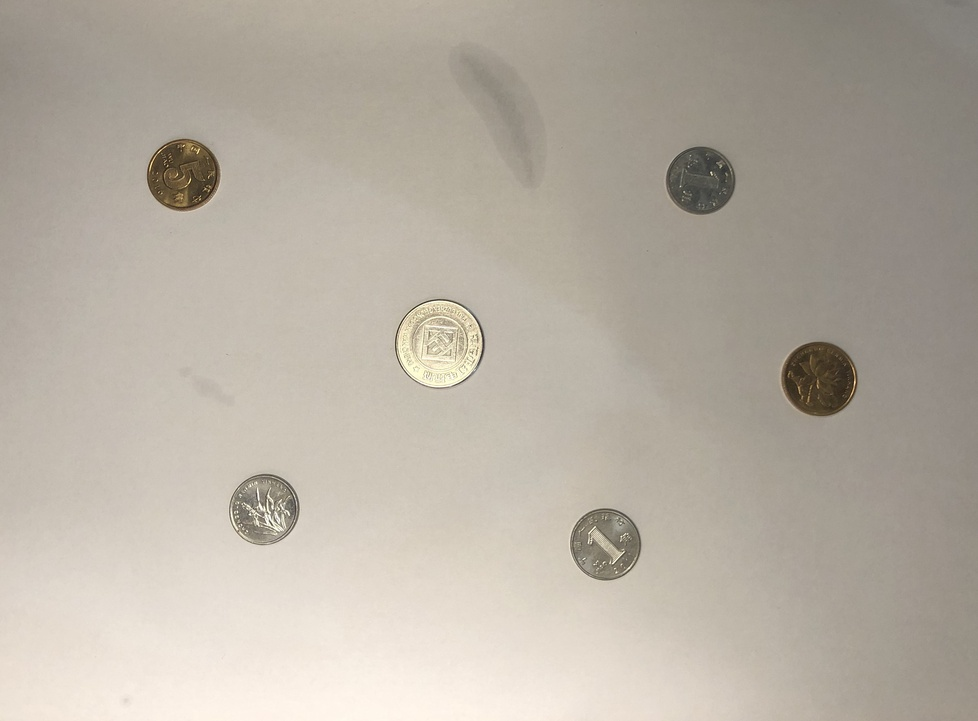
#> input picture picture.jpg, 978 x 721 px, shrunk from 3457 x 2549 before the run
$ python main.py
#> lines starting #> are read from the running program, lines starting #| are printed output that depends on the picture; after the words box and inside, x2 and y2 are one past the last pixel; in counts of white or black regions, pixels touching at a corner belong together
import numpy as np
from PIL import Image
import cv2

def get_img(path):  # 从给定路径读取图片，并转为灰度图
#> called with path = 'picture.jpg'
    print("Getting image...")
    image = Image.open(path)
#> image is the input picture: PIL image 978x721 RGB; mean R, G, B 182.2, 174.4, 162.8
    raw_img = np.copy(image)  # 读取图片至numpy数组中
    img = raw_img.mean(axis=2)  # 将RGB图片转为灰度图（对RGB三个通道取均值）
    print("Over.")
    return img, raw_img


def get_gaussian_kernel(k, sigma):  # 获取高斯滤波器
#> called with k = 1, sigma = 1.4
    print("Getting gaussian filter...")
    kernel_h = np.zeros((2 * k + 1, 2 * k + 1))
    for i in range(0, 2 * k + 1):
        for j in range(0, 2 * k + 1):
            X, Y = i - k, j - k
            kernel_h[i][j] = np.exp(- (X ** 2 + Y ** 2) / (2 * sigma ** 2))
    kernel_h /= np.sum(kernel_h)  # 归一化
    print("Over.")
    return kernel_h

def conv2d(img, kernel, pad=(0, 0), stride=1):  # 二维卷积（只接收2维np数组）
#> called with kernel = array of shape (3, 3), pad = (1, 1), stride = 1
    print("Start to convolution...")
    H, W = img.shape
#> H = 721; W = 978
    kernel_h, kernel_w = kernel.shape

    out_h = (H + 2 * pad[0] - kernel_h) // stride + 1
#> out_h = 721
    out_w = (W + 2 * pad[1] - kernel_w) // stride + 1
#> out_w = 978

    new_img = np.pad(img, [[pad[0], pad[0]], [pad[1], pad[1]]], 'constant', constant_values=(0, 0))
    col = np.zeros((kernel_h, kernel_w, out_h, out_w))

    for y in range(kernel_h):  # im2col方法，将卷积图像按照卷积核的框展开成列
        for x in range(kernel_w):
            col[y, x, :, :] = new_img[y:(y + stride * out_h):stride, x:(x + stride * out_w):stride]

    new_img = col.transpose((2, 3, 0, 1)).reshape(out_h * out_w, -1)
    kernel = kernel.reshape((1, -1)).T  # 展开卷积核，并转置
    print("Over.")
    return np.dot(new_img, kernel).T.reshape((out_h, out_w))  # 返回乘法矩阵运算

def get_gradient_pic(img):  # 基于sober算子的边缘提取
    print("Begin to calculating the gradient...")
    sober_x = np.array([[-1, 0, 1], [-2, 0, 2], [-1, 0, 1]])
    sober_y = np.array([[1, 2, 1], [0, 0, 0], [-1, -2, -1]])

    result_x = conv2d(img, sober_x)
#> call 2 of conv2d, with kernel = array of shape (3, 3), pad = (0, 0), stride = 1
#> in conv2d (call 2), `return np.dot(new_img, kernel).T.reshape((out_h, out_w))`:
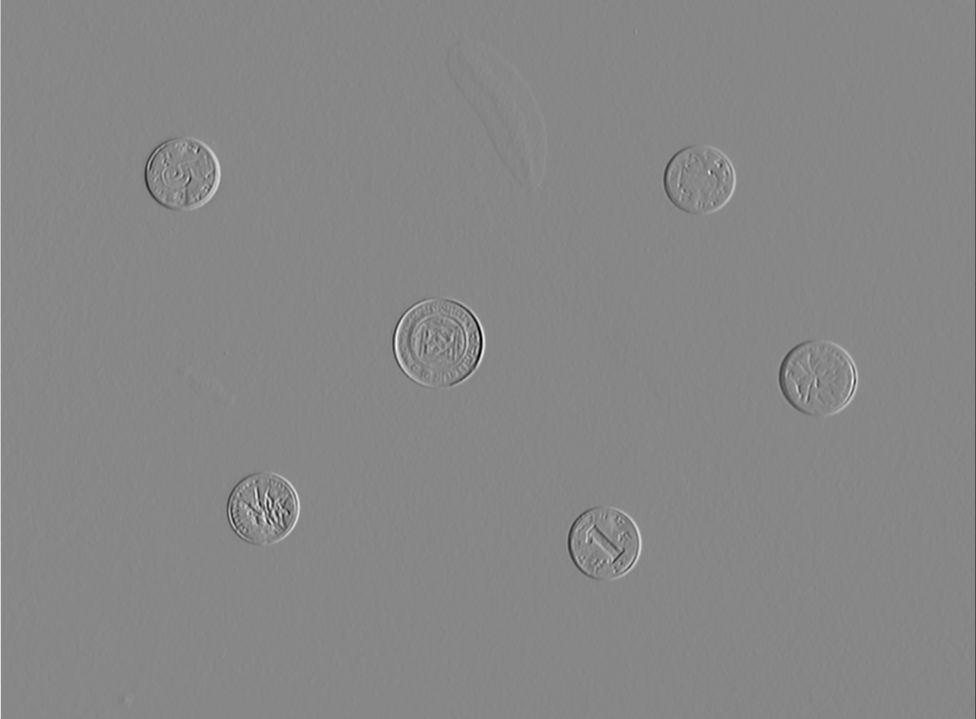
#> returned value: shape (719, 976) float64; min -421.7, max 371.6, mean -0.3; drawn with min black and max white
    result_y = conv2d(img, sober_y)

    print("Over.")
    return result_x, result_y

def NMS(Gx, Gy):  # 非极大值抑制
    print("Processing the Non-Maximum Suppression...")
    G = np.sqrt(Gx ** 2 + Gy ** 2)
    Gx[np.abs(Gx) <= 1e-5] = 1e-5  # 防止分母为0
#> Gx: shape (719, 976) float64; 0.22% of pixels changed, all inside (x1, y1, x2, y2) = (1, 0, 974, 719)

    # 计算梯度的方向
    temp = np.arctan(Gy, Gx) / np.pi * 180.
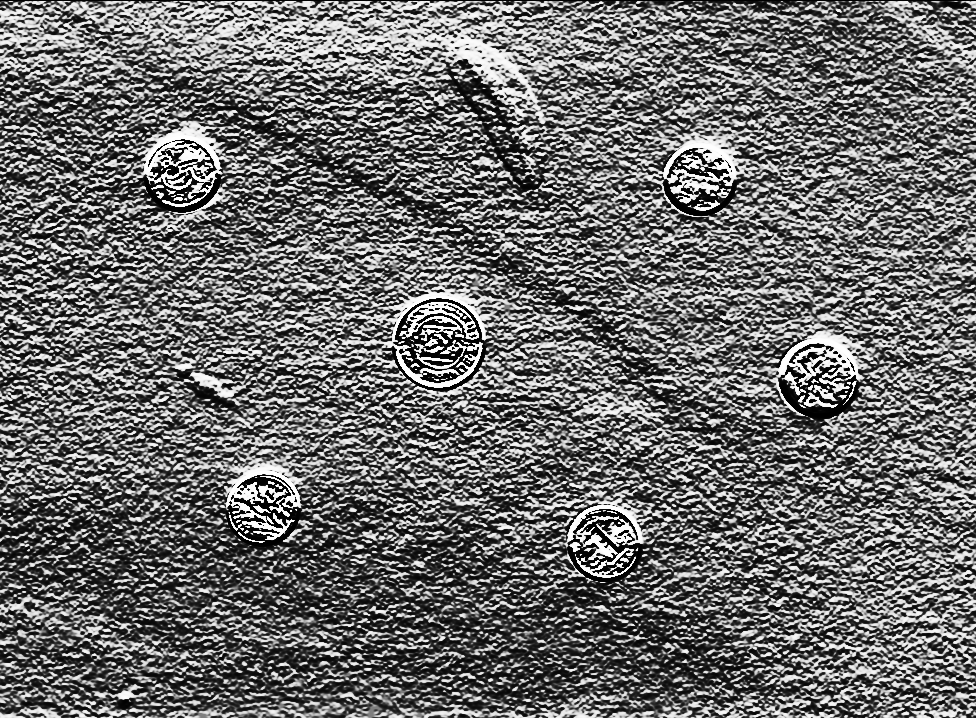
#> temp: shape (719, 976) float64; min -89.84, max 89.81, mean -12.8; drawn with min black and max white
    temp[temp < -22.5] += 180.
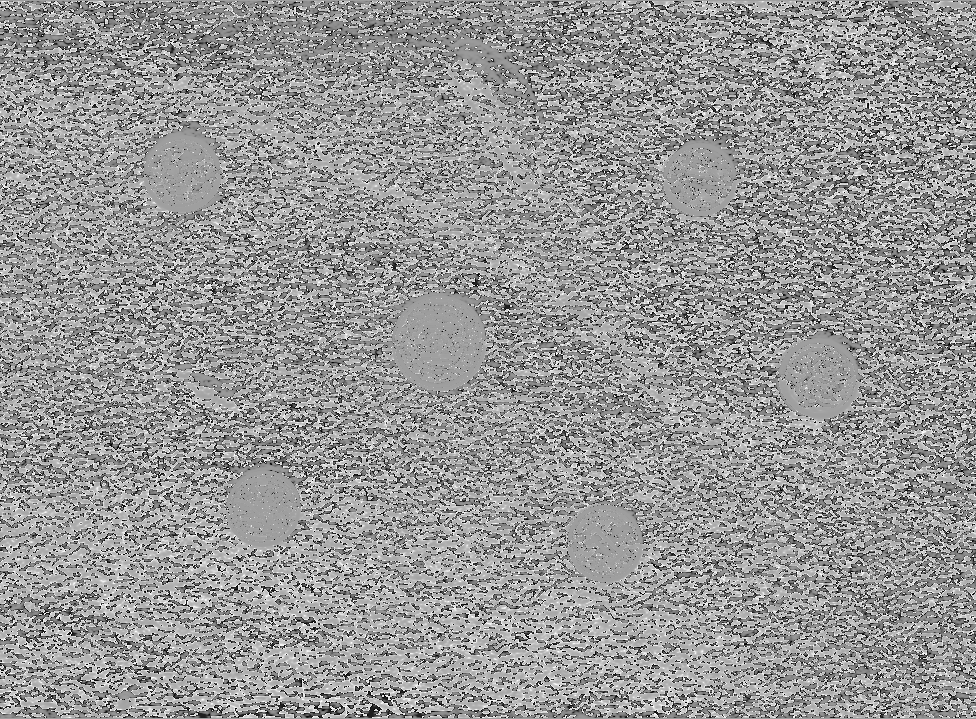
#> temp: shape (719, 976) float64; min -22.5, max 157.5, mean 83.8; drawn with min black and max white
    angle = np.zeros_like(temp, dtype=np.uint8)
    # 以22.5度为分界线，将角度取整至45度的倍数
    angle[np.where(temp <= 22.5)] = 0
    angle[np.where((temp > 22.5) & (temp <= 67.5))] = 45
    angle[np.where((temp > 67.5) & (temp <= 112.5))] = 90
    angle[np.where((temp > 112.5) & (temp <= 157.5))] = 135

    H, W = angle.shape
    di0, dj0, di1, dj1 = 0, 0, 0, 0
    for i in range(H):
        for j in range(W):
            # 根据角度矩阵，计算出偏移坐标量，以进行当前梯度的正负方向比较
            if angle[i, j] == 0:
                di0, di1, dj0, dj1 = -1, 0, 1, 0
            elif angle[i, j] == 45:
                di0, di1, dj0, dj1 = -1, 1, 1, -1
            elif angle[i, j] == 90:
                di0, di1, dj0, dj1 = 0, -1, 0, 1
            elif angle[i, j] == 135:
                di0, di1, dj0, dj1 = -1, -1, 1, 1

            # 对于边缘像素的处理
            if j == 0:
                di0 = max(di0, 0)
                dj0 = max(dj0, 0)
            if j == W - 1:
                di0 = min(di0, 0)
                dj0 = min(dj0, 0)
            if i == 0:
                di1 = max(di1, 0)
                dj1 = max(dj1, 0)
            if i == H - 1:
                di1 = min(di1, 0)
                dj1 = min(dj1, 0)

            # 如果当前像素的梯度强度与另外两个像素相比不是最大的，则该像素点将被抑制
            if max(max(G[i, j], G[i + di1, j + di0]), G[i + dj1, j + dj0]) != G[i, j]:
                G[i, j] = 0
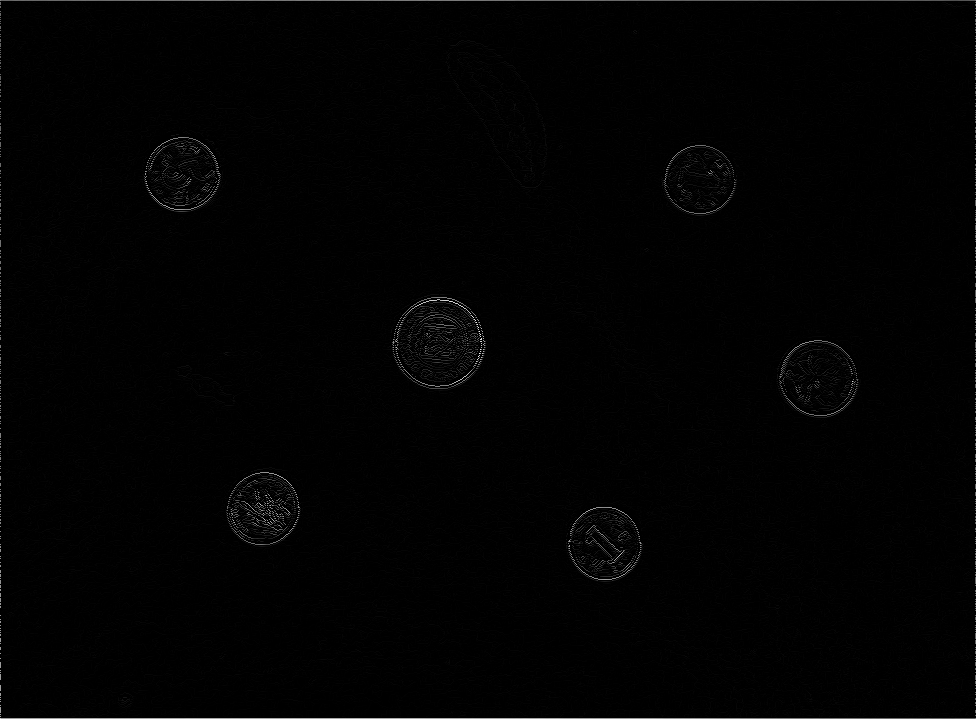
#> G: shape (719, 976) float64; min 0, max 437.7, mean 3.6; drawn with min black and max white
    print("Over.")
    return G

def DTD(src, HT=100, LT=10):  # 双阈值检测
#> called with HT = 50, LT = 5
    print("Processing Double Threshold Detection...")
    H, W = src.shape
#> H = 719; W = 976

    # 高低阈值的初始化
    src[src >= HT] = 255
    src[src < LT] = 0

    src = np.pad(src,[[1, 1], [1, 1]], 'constant', constant_values=(0, 0))  # 对原图像进行填充
#> src: shape (721, 978) float64
    n8 = np.array(((1., 1., 1.), (1., 0., 1.), (1., 1., 1.)), dtype=np.float32)  # 8邻域像素比较法

    for i in range(1, H + 2):
        for j in range(1, W + 2):
            if LT <= src[i,j] <= HT:  # 针对在阈值中间的像素，如果其邻接着强边，则将其设置为强边
                if np.max(src[i-1:i+2, j-1:j+2] * n8) >= HT:
                    src[i, j] = 255
                else:  # 否则被抑制
                    src[i, j] = 0
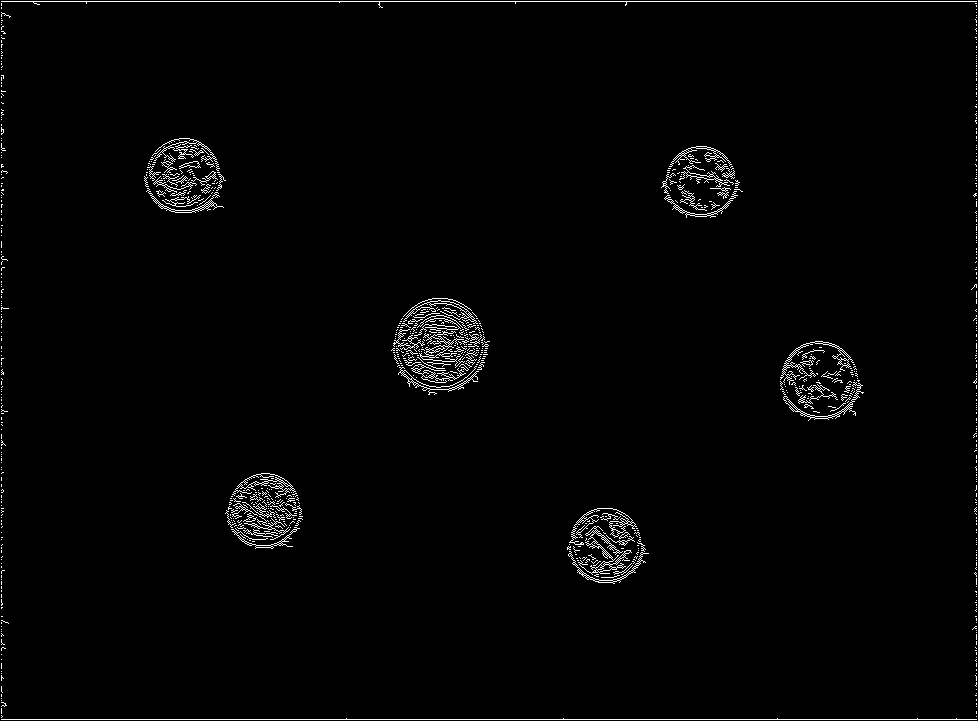
#> src: shape (721, 978) float64; 1.6% white in thin lines or dots

    print("Over.")
    return src[1:H+1, 1:W+1]  # 取消padding
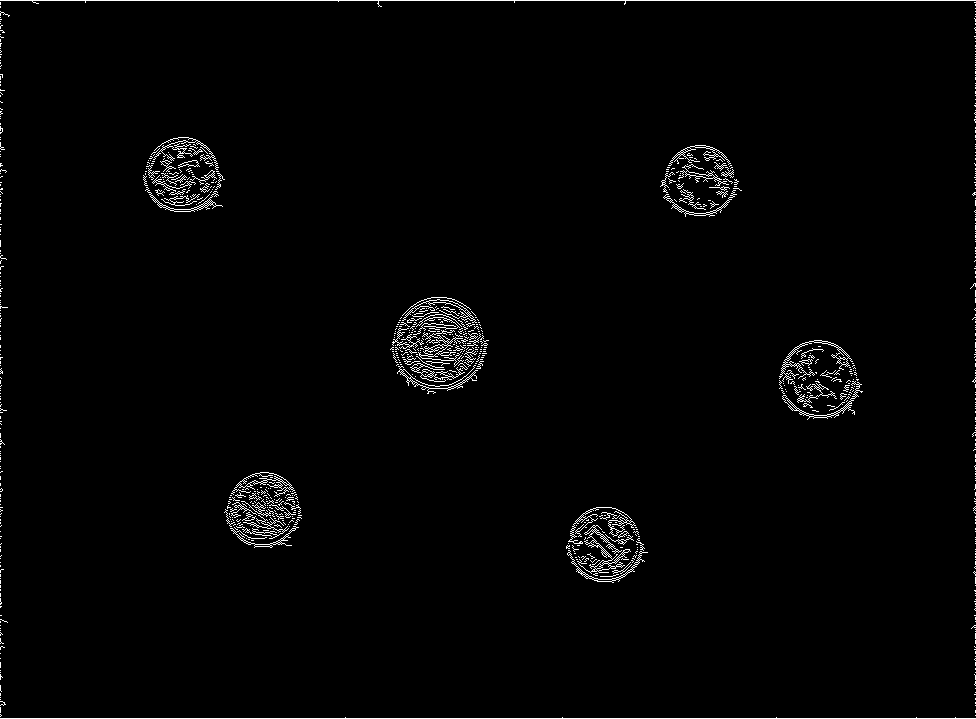
#> returned value: shape (719, 976) float64; 1.6% white in thin lines or dots

def show_img(img):
    new_img = Image.fromarray(img)
#> new_img: PIL image 976x719 F; 1.6% white in thin lines or dots
    new_img.show()


if __name__ == '__main__':
    "----------以下为Canny算法，检测硬币的边缘----------"
    img, raw = get_img('picture.jpg')
    kernel = get_gaussian_kernel(k=1, sigma=1.4)
    img = conv2d(img, kernel, pad=(1, 1))
    Gx, Gy = get_gradient_pic(img)
    G = NMS(Gx, Gy)
    G = DTD(src=G, HT=50, LT=5)
    show_img(G)
    print()

    "----------以下为Hough算法，寻找硬币的圆心坐标和半径----------"
    hough = cv2.HoughCircles(np.uint8(G), cv2.HOUGH_GRADIENT, 1, 400, param1=100, param2=40, minRadius=50, maxRadius=200)
#> hough = None
#> (the run stopped early here; a loop or call above may not have finished)
